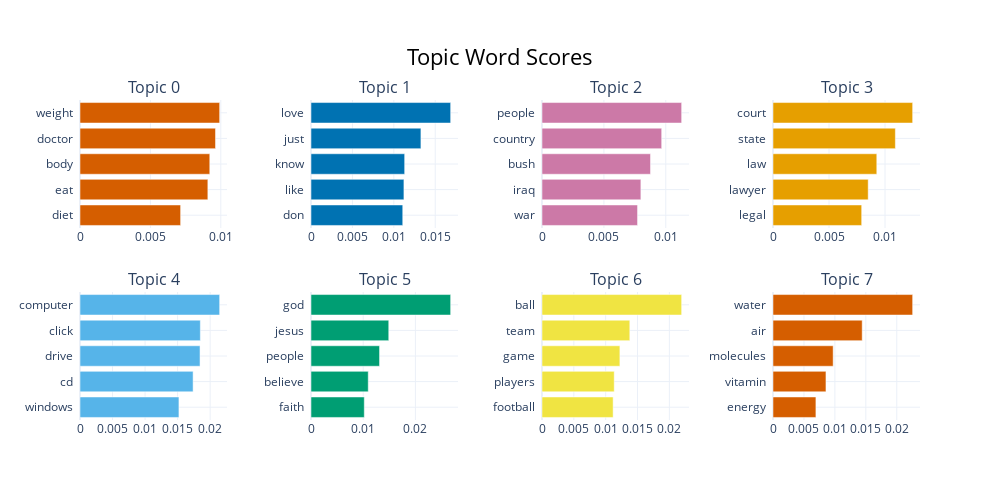

The notebook cell this image was saved under:
### Code cell
topic_model.visualize_barchart() #doesnt work in kaggle

### Figure 1 — Plotly figure (JSON) as saved in the notebook; plotly's stock layout.template omitted (floating-point values rounded to 4 significant figures)
{"data": [{"marker": {"color": "#D55E00"}, "orientation": "h", "x": [0.007146, 0.00908, 0.009218, 0.009624, 0.009919], "y": ["diet  ", "eat  ", "body  ", "doctor  ", "weight  "], "type": "bar", "xaxis": "x", "yaxis": "y"}, {"marker": {"color": "#0072B2"}, "orientation": "h", "x": [0.01108, 0.01122, 0.01131, 0.01327, 0.01686], "y": ["don  ", "like  ", "know  ", "just  ", "love  "], "type": "bar", "xaxis": "x2", "yaxis": "y2"}, {"marker": {"color": "#CC79A7"}, "orientation": "h", "x": [0.007718, 0.007987, 0.008765, 0.009668, 0.01128], "y": ["war  ", "iraq  ", "bush  ", "country  ", "people  "], "type": "bar", "xaxis": "x3", "yaxis": "y3"}, {"marker": {"color": "#E69F00"}, "orientation": "h", "x": [0.007915, 0.008496, 0.009264, 0.01092, 0.01246], "y": ["legal  ", "lawyer  ", "law  ", "state  ", "court  "], "type": "bar", "xaxis": "x4", "yaxis": "y4"}, {"marker": {"color": "#56B4E9"}, "orientation": "h", "x": [0.0152, 0.01738, 0.01845, 0.01849, 0.02146], "y": ["windows  ", "cd  ", "drive  ", "click  ", "computer  "], "type": "bar", "xaxis": "x5", "yaxis": "y5"}, {"marker": {"color": "#009E73"}, "orientation": "h", "x": [0.01021, 0.01097, 0.01313, 0.0149, 0.02676], "y": ["faith  ", "believe  ", "people  ", "jesus  ", "god  "], "type": "bar", "xaxis": "x6", "yaxis": "y6"}, {"marker": {"color": "#F0E442"}, "orientation": "h", "x": [0.01117, 0.01134, 0.01223, 0.01379, 0.02193], "y": ["football  ", "players  ", "game  ", "team  ", "ball  "], "type": "bar", "xaxis": "x7", "yaxis": "y7"}, {"marker": {"color": "#D55E00"}, "orientation": "h", "x": [0.006932, 0.008557, 0.009721, 0.01441, 0.02256], "y": ["energy  ", "vitamin  ", "molecules  ", "air  ", "water  "], "type": "bar", "xaxis": "x8", "yaxis": "y8"}], "layout": {"xaxis": {"anchor": "y", "domain": [0, 0.175], "showgrid": true}, "yaxis": {"anchor": "x", "domain": [0.6, 1], "showgrid": true}, "xaxis2": {"anchor": "y2", "domain": [0.275, 0.45], "showgrid": true}, "yaxis2": {"anchor": "x2", "domain": [0.6, 1], "showgrid": true}, "xaxis3": {"anchor": "y3", "domain": [0.55, 0.725], "showgrid": true}, "yaxis3": {"anchor": "x3", "domain": [0.6, 1], "showgrid": true}, "xaxis4": {"anchor": "y4", "domain": [0.825, 1], "showgrid": true}, "yaxis4": {"anchor": "x4", "domain": [0.6, 1], "showgrid": true}, "xaxis5": {"anchor": "y5", "domain": [0, 0.175], "showgrid": true}, "yaxis5": {"anchor": "x5", "domain": [0, 0.4], "showgrid": true}, "xaxis6": {"anchor": "y6", "domain": [0.275, 0.45], "showgrid": true}, "yaxis6": {"anchor": "x6", "domain": [0, 0.4], "showgrid": true}, "xaxis7": {"anchor": "y7", "domain": [0.55, 0.725], "showgrid": true}, "yaxis7": {"anchor": "x7", "domain": [0, 0.4], "showgrid": true}, "xaxis8": {"anchor": "y8", "domain": [0.825, 1], "showgrid": true}, "yaxis8": {"anchor": "x8", "domain": [0, 0.4], "showgrid": true}, "annotations": [{"font": {"size": 16}, "showarrow": false, "text": "Topic 0", "x": 0.0875, "xanchor": "center", "xref": "paper", "y": 1, "yanchor": "bottom", "yref": "paper"}, {"font": {"size": 16}, "showarrow": false, "text": "Topic 1", "x": 0.3625, "xanchor": "center", "xref": "paper", "y": 1, "yanchor": "bottom", "yref": "paper"}, {"font": {"size": 16}, "showarrow": false, "text": "Topic 2", "x": 0.6375, "xanchor": "center", "xref": "paper", "y": 1, "yanchor": "bottom", "yref": "paper"}, {"font": {"size": 16}, "showarrow": false, "text": "Topic 3", "x": 0.9125, "xanchor": "center", "xref": "paper", "y": 1, "yanchor": "bottom", "yref": "paper"}, {"font": {"size": 16}, "showarrow": false, "text": "Topic 4", "x": 0.0875, "xanchor": "center", "xref": "paper", "y": 0.4, "yanchor": "bottom", "yref": "paper"}, {"font": {"size": 16}, "showarrow": false, "text": "Topic 5", "x": 0.3625, "xanchor": "center", "xref": "paper", "y": 0.4, "yanchor": "bottom", "yref": "paper"}, {"font": {"size": 16}, "showarrow": false, "text": "Topic 6", "x": 0.6375, "xanchor": "center", "xref": "paper", "y": 0.4, "yanchor": "bottom", "yref": "paper"}, {"font": {"size": 16}, "showarrow": false, "text": "Topic 7", "x": 0.9125, "xanchor": "center", "xref": "paper", "y": 0.4, "yanchor": "bottom", "yref": "paper"}], "title": {"font": {"size": 22, "color": "Black"}, "text": "Topic Word Scores", "x": 0.5, "xanchor": "center", "yanchor": "top"}, "hoverlabel": {"font": {"size": 16, "family": "Rockwell"}, "bgcolor": "white"}, "showlegend": false, "width": 1000, "height": 500}}
